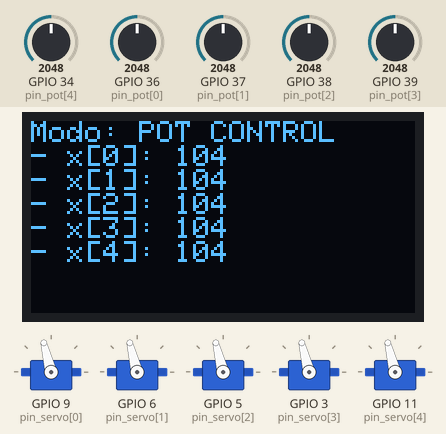
Bench run of a sketch on a simulated ESP32. On the bench: 5 × servo, 128×64 one-colour display. Inputs (shaded band) come from the test bench; at power-on: GPIO 34 (pin_pot[4]) = 2048, GPIO 36 (pin_pot[0]) = 2048, GPIO 37 (pin_pot[1]) = 2048, GPIO 38 (pin_pot[2]) = 2048, GPIO 39 (pin_pot[3]) = 2048. What the sketch prints to the serial monitor is not drawn.

Above: at 3.3 s.
3.4 s: GPIO 34 (pin_pot[4]) set to 2866
At 4.5 s:
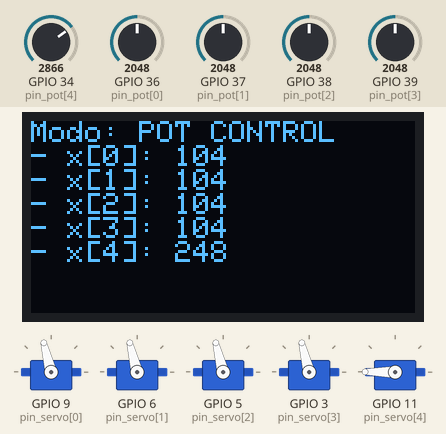
4.9 s: GPIO 36 (pin_pot[0]) set to 2866
At 6.1 s:
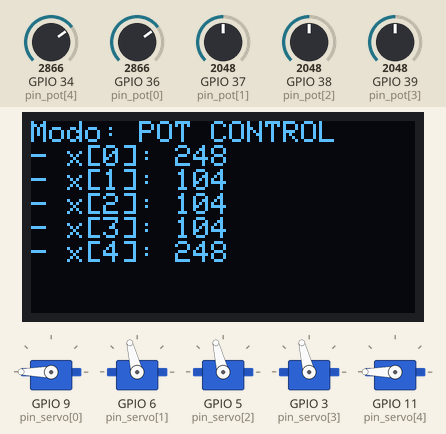
6.4 s: GPIO 37 (pin_pot[1]) set to 2866
At 7.2 s:
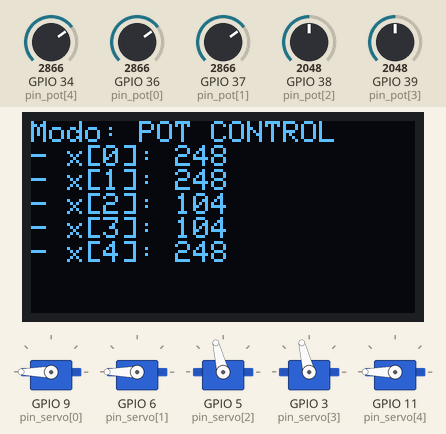
7.9 s: GPIO 38 (pin_pot[2]) set to 2866
At 9.1 s:
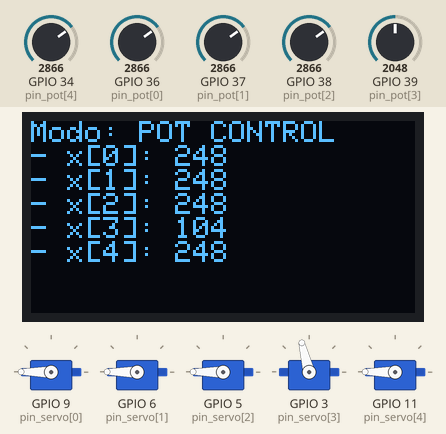
9.4 s: GPIO 39 (pin_pot[3]) set to 2866
At 10.1 s:
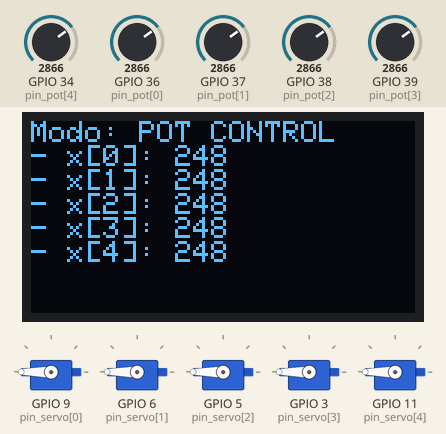
10.9 s: GPIO 34 (pin_pot[4]) set to 122
At 11.9 s:
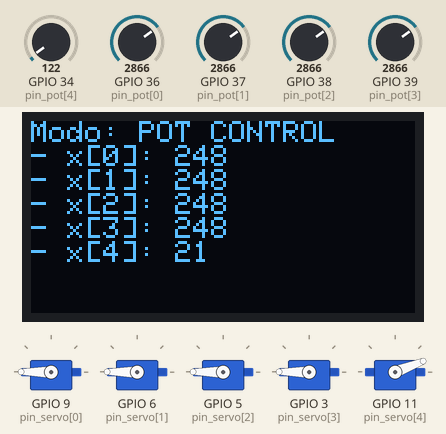
Timing chart, 0 to 13.4 s (numbered marks = the images above; inputs shaded):
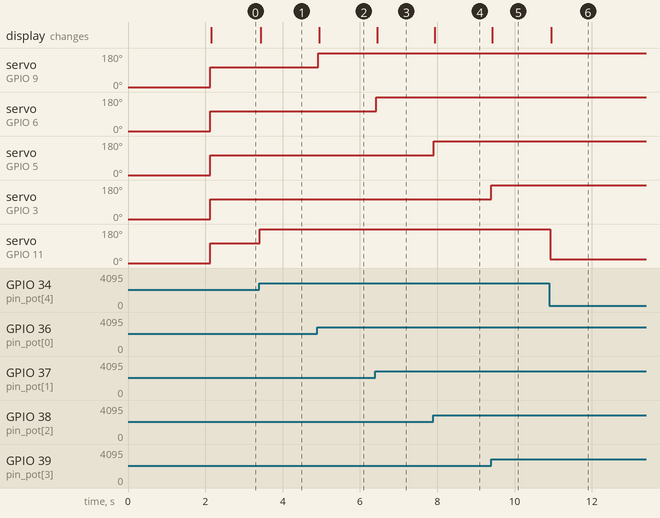

Measured:
- after the input at 3.4 s, servo on GPIO 11 (pin_servo[4]): 104° → 180° at once; the display: changes at once (image 1)
- after the input at 4.9 s, servo on GPIO 9 (pin_servo[0]): 104° → 180° at once; the display: changes after 0.05 s (image 2)
- after the input at 6.4 s, servo on GPIO 6 (pin_servo[1]): 104° → 180° at once; the display: changes at once (image 3)
- after the input at 7.9 s, servo on GPIO 5 (pin_servo[2]): 104° → 180° at once; the display: changes at once (image 4)
- after the input at 9.4 s, servo on GPIO 3 (pin_servo[3]): 104° → 180° at once; the display: changes at once (image 5)
- after the input at 10.9 s, servo on GPIO 11 (pin_servo[4]): 180° → 21° at once; the display: changes at once (image 6)

The sketch:

robot_arm.ino
```cpp
/*******************************************************************************
 *  Titulo: Controlar un led con MQTT
 *
 * Placa: Nodmecu
 * Descripcion:
 *
 * Subir Codigo:
 *     arduino-cli compile --fqbn arduino:avr:uno robot_arm.ino
 *     arduino-cli upload -p /dev/ttyUSB0 --fqbn arduino:avr:uno robot_arm.ino
 *
 *     arduino-cli monitor -p /dev/ttyUSB0
 *
 ******************************************************************************/

#define DEBUG    1
#if DEBUG == 1
#define LOGN(x)           Serial.println(x)
#define LOG(x)            Serial.print(x)
#define LOGX(x)           Serial.print(x, HEX);
#define LOGSN(s, x)       { Serial.print(F(s)); Serial.print(" "); Serial.println(x); }
#define LOGS(s, x)        { Serial.print(F(s)); Serial.print(" "); Serial.print(x); }
#define LOGSX(s, x)       { Serial.print(F(s)); Serial.print(" "); Serial.print(x, HEX); }
#define PRINTF(s, ...)    { Serial.printf(s, __VA_ARGS__); }
#define LOGF(s)           Serial.print(F(s))
#define LOGFN(s)          Serial.println(F(s))
#define PRINTF(s, ...)    { Serial.printf(s, __VA_ARGS__); }
#else
#define LOG(x)
#define LOGN(x)
#define LOGX(x)
#define LOGSN(s, x)
#define LOGS(s, x)
#define LOGSX(s, x)
#define PRINTF(s, ...)
#define LOGF(s)
#define LOGFN(s)
#endif

/************************************************
 *  Librerias Externas
 ***********************************************/
#include <Servo.h>
#include <Wire.h>
#include <Adafruit_GFX.h>
#include <Adafruit_SSD1306.h>

/************************************************
 *  Control Button
 ***********************************************/

/************************************************
 *  Control Servos
 ***********************************************/
#define NUM_SERVOS    5
const uint8_t pin_servo[NUM_SERVOS] = { 9, 6, 5, 3, 11 };
const uint8_t pin_pot[NUM_SERVOS]   = { A0, A1, A2, A3, A6 };
Servo         servoArry[NUM_SERVOS];

/************************************************
 *  OLED
 ***********************************************/
#define OLED_RESET       -1
#define SCREEN_WIDTH     128 // OLED display width, in pixels
#define SCREEN_HEIGHT    64  // OLED display height, in pixels
Adafruit_SSD1306 display(SCREEN_WIDTH, SCREEN_HEIGHT, &Wire, OLED_RESET);

/************************************************
 *  Estado
 ***********************************************/
typedef enum
{
  STOP,
  POT_CONTROL,
  PLAY
}
modo_t;

typedef struct estado_s
{
  modo_t   modo = POT_CONTROL;
  uint16_t potVals[NUM_SERVOS];
  uint8_t  x[NUM_SERVOS] = { 0, 0, 0, 0, 0 };
} estado_t;
estado_t estado;

/* FUNCTION DEFINITIONS ********************************************************/
void attach_servos();
void readPots();
void writeServos();
void potentiometer_control();

/************************************************
 *  File Includes
 ***********************************************/
#include "servo_control.h"
#include "secuencia.h"


secuencia_t mySec =
{
  .sec_len   = 3,
  .pasosArry =
  {
    // { { 90,  90,  90, 90,  90 },  100 },
    { { 80, 104, 122, 91, 165 }, 3000 },
    { { 19,  65,  80, 96, 165 }, 1000 }
    // { { 19,  65,  83, 135, 127 }, 1000 },
    // { { 15,  37,  38,  65, 180 },  500 },
    // { { 19,  65,  83, 135, 127 }, 1000 },
    // { { 80, 104, 122,  91, 165 }, 2000 },
  },
  .nombre    = "mySec"
};

/*****************************************************************************
* @brief Setup
*****************************************************************************/
void setup()
{
  ////////////////////////////
  // Serial Init
#if DEBUG == 1
  Serial.begin(9600);
  while (!Serial)
  {
  }
  delay(50);
  LOGN("\n\n---------------\n  EMPEZAMOS");
#endif


  /////////////////
  // Atach Servos
  attach_servos();
  delay(1000);
  writeServos();
  delay(1000);

  ////////////////
  // Display OLED
  display.begin(SSD1306_SWITCHCAPVCC, 0x3C);
  display.setTextColor(WHITE); //Sets the font display color
  display.setTextSize(1);
  display.clearDisplay();      //cls

  // LOGSN("MySec: ", mySec.pasosArry[0].dest[0]);
  // // LOGF()
  // start_secuencia(&mySec);
  SeqManag.activar(mySec);
}


/*****************************************************************************
* @brief Loop
*****************************************************************************/
void loop()
{
  switch (estado.modo)
  {
  case STOP:
    break;

  case POT_CONTROL:
    potentiometer_control();
    break;

  case PLAY:
    // SeqManag.update();
    // SeqManag.displayInfo();
    // display.clearDisplay();
    // display.setCursor(0, 0);
    // display.println(F("Modo: PLAY"));
    // display.display();
    // update_display(&mySec);
    break;
  }

  // if (Serial.available())
  // {
  //   Serial.write(Serial.read());
  // }
}


// void cambiarEstado()
// {
//   if (button.fell())
//   {
//     switch (estado.modo)
//     {
//     case STOP:
//       LOGFN("STOP");
//       estado.modo = POT_CONTROL;
//       break;
//
//     case POT_CONTROL:
//       LOGFN("POT_CONTROL");
//       estado.modo = PLAY;
//       break;
//
//     case PLAY:
//       LOGFN("PLAY");
//       estado.modo = STOP;
//       break;
//     }
//   }
// }
```

secuencia.h
```cpp
/////// DEFINIMOS ESTRUCTURAS //////////////////////////////////////////////////
struct paso_t
{
  uint8_t  dest[NUM_SERVOS];
  uint16_t duracion;
};

#define SEC_MAX    30
struct secuencia_t
{
  uint8_t    sec_len;
  paso_t     pasosArry[SEC_MAX];
  const char *nombre;
};


#define DELTA_TIME    100U // ms

class SecuenciaManager
{
public:
  secuencia_t *activeSeq;
  bool        done;
  uint8_t     paso_cnt;
  paso_t      *pasoActual;
  uint32_t    t_inicio_paso;
  uint8_t     n_i;
  uint8_t     startPos[NUM_SERVOS];

  uint8_t N_Steps;
  float   deltaX[NUM_SERVOS];

  SecuenciaManager()
  {
  }


  void activar(secuencia_t& seqAddr)
  {
    done      = false;
    activeSeq = &seqAddr;
    paso_cnt  = 0;

    empezar_paso();
  }


  void empezar_paso()
  {
    /* Extraer paso actual */
    pasoActual = &activeSeq->pasosArry[paso_cnt];

    pasoActual->duracion = pasoActual->duracion < DELTA_TIME ?  DELTA_TIME : pasoActual->duracion;

    LOGSN("Duracion: ", pasoActual->duracion);

    /* Calcular cositas */
    N_Steps = pasoActual->duracion / DELTA_TIME;
    LOGSN("Nsteps: ", N_Steps);
    LOGF("DeltaX: [");
    for (uint8_t i = 0; i < NUM_SERVOS; i++)
    {
      deltaX[i]   = (float)(pasoActual->dest[i] - estado.x[i]) / (float)N_Steps;
      startPos[i] = estado.x[i];
      LOGS(",", deltaX[i]);
    }
    n_i = 1;
    LOGN("]");

    mover_paso();
  }


  void mover_paso()
  {
    t_inicio_paso = millis();
    LOGF("Moviendo a : [");
    for (uint8_t i = 0; i < NUM_SERVOS; i++)
    {
      estado.x[i] = startPos[i] + deltaX[i] * n_i;
      LOGS(",", estado.x[i]);
    }
    LOGN("]");
    writeServos();
  }


  /* Ejecutar paso */
  bool actualizar_paso()
  {
    if ((millis() - t_inicio_paso) >= DELTA_TIME)
    {
      // Sigueinte etapa
      n_i++;
      if (n_i <= N_Steps)
      {
        mover_paso();
      }
      else
      {
        return true;
        // SIGUIENTE PASO
      }
    }
    return false;
  }


  bool update()
  {
    if (done)
    {
      return true;
    }

    if (actualizar_paso())   // Paso done?
    {
      // Siguiente
      paso_cnt++;
      if (paso_cnt < activeSeq->sec_len)
      {
        empezar_paso();
      }
      else
      {
        done = true;
        return true;
      }
    }

    return false;
  }


  void displayInfo()
  {
    display.clearDisplay();//cls

    display.setCursor(0, 0);
    display.println(F("Modo: PLAY"));
    // display.print(F("Secuencia: "));
    // display.println(activeSeq->nombre);

    // display.print(F("Paso  : "));
    // display.print(paso_cnt);
    // display.print(F(" / "));
    // display.println(activeSeq->sec_len);
    // display.print(F("Done  : "));
    // display.println(done);
    //
    // display.print(F("{"));
    // for (uint8_t i = 0; i < NUM_SERVOS; i++)
    // {
    //   display.print(pasoActual->dest[i]);
    //   if (i != (NUM_SERVOS - 1))
    //   {
    //     display.print(F(", "));
    //   }
    // }
    // display.println(F("}"));
    display.display();
  }
};

SecuenciaManager SeqManag;

//////// DEFINIMOS FUNCIONES ///////////////////////////////////////////////

// void mover_a_paso(secuencia_t *pSec, uint8_t pasoCnt)
// {
//   for (uint8_t i = 0; i < NUM_SERVOS; i++)
//   {
//     estado.x[i] = pSec->pasosArry[pasoCnt].dest[i];
//   }
//   pSec->start_time = millis();
//
//   writeServos();
// }
//
//
// void start_secuencia(secuencia_t *pSec)
// {
//   pSec->activa     = true;
//   pSec->done       = false;
//   pSec->sec_cnt    = 0;
//   pSec->start_time = millis();
//
//
//   mover_a_paso(pSec, 0);
//
//   LOGFN("Iniciamos secuencia");
// }
//
//
// bool is_paso_done(secuencia_t *pSec)
// {
//   return millis() >= (pSec->start_time + pSec->pasosArry[pSec->sec_cnt].delta_ms);
// }
//
//
// // return si a finalizado!
// bool actualizar_secuencia(secuencia_t *pSec)
// {
//   // Guard Clause
//   if (pSec->done)
//   {
//     return true;
//   }
//
//   paso_t *pPasoActual = &pSec->pasosArry[pSec->sec_cnt];
//
//   if (is_paso_done(pSec))
//   {
//     pSec->sec_cnt++;
//     if (pSec->sec_cnt >= pSec->sec_len)
//     {
//       pSec->sec_cnt = pSec->sec_len - 1;
//       pSec->done    = true;
//       pSec->activa  = false;
//       LOGFN("Secuencia finalizada");
//       return true;
//     }
//
//     // Mover al siguiente paso
//     LOGSN("Siguiente Paso: ", pSec->sec_cnt);
//     mover_a_paso(pSec, pSec->sec_cnt);
//   }
//
//   return false;
// }


// void update_display(secuencia_t *pSec)
// {

// }
```

servo_control.h
```cpp
void attach_servos()
{
  for (uint8_t i = 0; i < NUM_SERVOS; i++)
  {
    servoArry[i].attach(pin_servo[i]);
    servoArry[i].write(estado.x[i]);
  }
}


void readPots()
{
  for (uint8_t i = 0; i < NUM_SERVOS; i++)
  {
    estado.potVals[i] = analogRead(pin_pot[i]);
  }
}


void writeServos()
{
  for (uint8_t i = 0; i < NUM_SERVOS; i++)
  {
    servoArry[i].write(estado.x[i]);
  }
}


void potentiometer_control()
{
  readPots();

  // Map pot value
  for (uint8_t i = 0; i < NUM_SERVOS; i++)
  {
    estado.x[i] = map(estado.potVals[i], 0, 1023, 0, 180);
  }

  writeServos();

  // Update OLED
  display.clearDisplay();//cls

  display.setCursor(0, 0);
  display.println(F("Modo: POT CONTROL"));

  for (uint8_t i = 0; i < NUM_SERVOS; i++)
  {
    display.print(F("- x["));
    display.print(i);
    display.print(F("]: "));
    display.println(estado.x[i]);
  }

  display.display();
}
```
